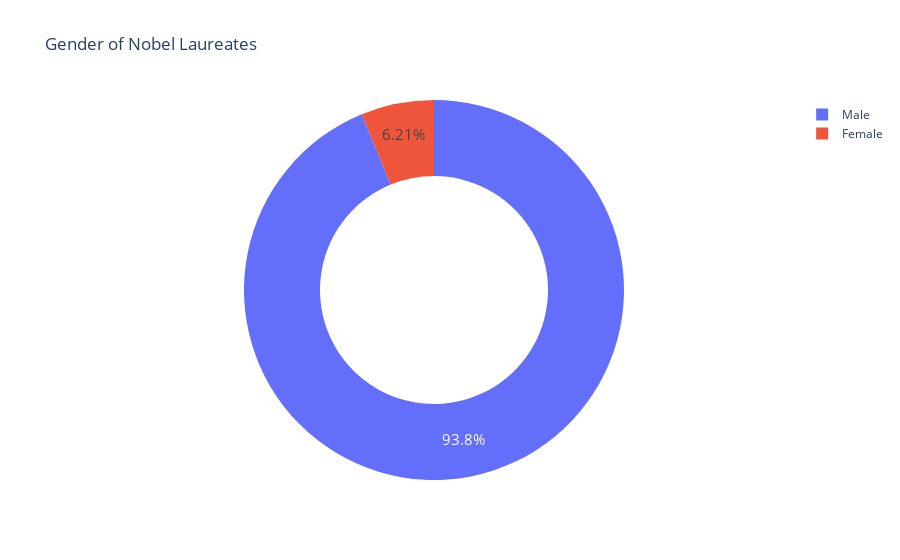

This figure's notebook cell:
### Markdown cell above
### Plotly Donut Chart

### Code cell
fig = px.pie(labels=gender_df.index,
             values=gender_df.values,
             title="Gender of Nobel Laureates",
             names=gender_df.index,
             hole=0.6
            )
fig.update_traces(textposition='inside',
                  textinfo='percent',
                  textfont_size=15
                 )
fig.show()

### Figure 1 — Plotly figure (JSON) as saved in the notebook; plotly's stock layout.template omitted (floating-point values rounded to 4 significant figures)
{"data": [{"domain": {"x": [0, 1], "y": [0, 1]}, "hole": 0.6, "hovertemplate": "label=%{label}<br>value=%{value}<extra></extra>", "labels": ["Male", "Female"], "legendgroup": "", "name": "", "showlegend": true, "textfont": {"size": 15}, "textinfo": "percent", "textposition": "inside", "type": "pie", "values": [876, 58]}], "layout": {"legend": {"tracegroupgap": 0}, "title": {"text": "Gender of Nobel Laureates"}}}
